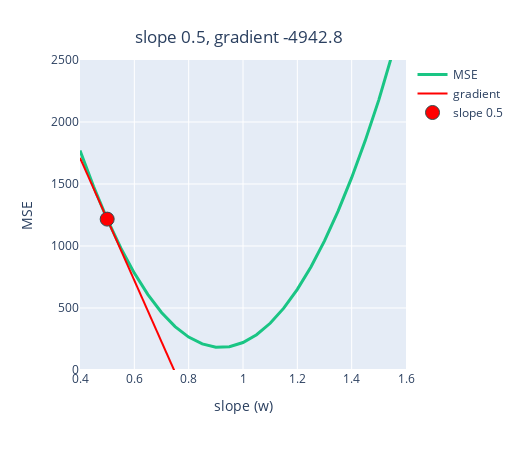

Write notebook code for a chart like this one.
### Markdown cell above
So this is the gradient across all training examples and tells us how to adjust $w$ to reduce the MSE loss over all training examples! We want to move in the direction of steepest descent (the negative of the gradient) to reduce our loss. For example, the above gradient is negative, but we obviously need to **increase** the value of our slope ($w$) to reduce our loss as you can see here:

### Code cell
plot_gradient_m(x, y, 0.5, mse["slope"], mse["MSE"], gradient)

### Figure 1 — Plotly figure (JSON) as saved in the notebook; plotly's stock layout.template omitted (floating-point values rounded to 4 significant figures)
{"data": [{"line": {"color": "#1ac584", "width": 3}, "mode": "lines", "name": "MSE", "type": "scatter", "x": [0.4, 0.45, 0.5, 0.55, 0.6, 0.65, 0.7, 0.75, 0.8, 0.85, 0.9, 0.95, 1.0, 1.05, 1.1, 1.15, 1.2, 1.25, 1.3, 1.35, 1.4, 1.45, 1.5, 1.55, 1.6], "y": [1770.0, 1479.0, 1217.0, 984.4, 781.5, 608.2, 464.4, 350.1, 265.3, 210.1, 184.4, 188.2, 221.5, 284.4, 376.7, 498.6, 650.0, 831.0, 1041.0, 1281.0, 1551.0, 1850.0, 2179.0, 2537.0, 2924.0]}, {"line": {"color": "red", "width": 2}, "mode": "lines", "name": "gradient", "type": "scatter", "x": [0.4, 0.45, 0.5, 0.55, 0.6, 0.65, 0.7, 0.75, 0.8, 0.85, 0.9, 0.95, 1.0, 1.05, 1.1, 1.15, 1.2, 1.25, 1.3, 1.35, 1.4, 1.45, 1.5, 1.55, 1.6], "y": [1711.0, 1464.0, 1217.0, 969.6, 722.5, 475.3, 228.2, -18.95, -266.1, -513.2, -760.4, -1008.0, -1255.0, -1502.0, -1749.0, -1996.0, -2243.0, -2490.0, -2737.0, -2985.0, -3232.0, -3479.0, -3726.0, -3973.0, -4220.0]}, {"line": {"color": "red"}, "marker": {"line": {"color": "DarkSlateGrey", "width": 1}, "size": 14}, "mode": "markers", "name": "slope 0.5", "type": "scatter", "x": [0.5], "y": [1217.0]}], "layout": {"height": 450, "margin": {"t": 60}, "title": {"text": "slope 0.5, gradient -4942.8", "x": 0.46, "y": 0.93}, "width": 520, "xaxis": {"dtick": 0.2, "range": [0.4, 1.6], "tick0": 0.4, "title": {"text": "slope (w)"}}, "yaxis": {"range": [0, 2500], "title": {"text": "MSE"}}}}
